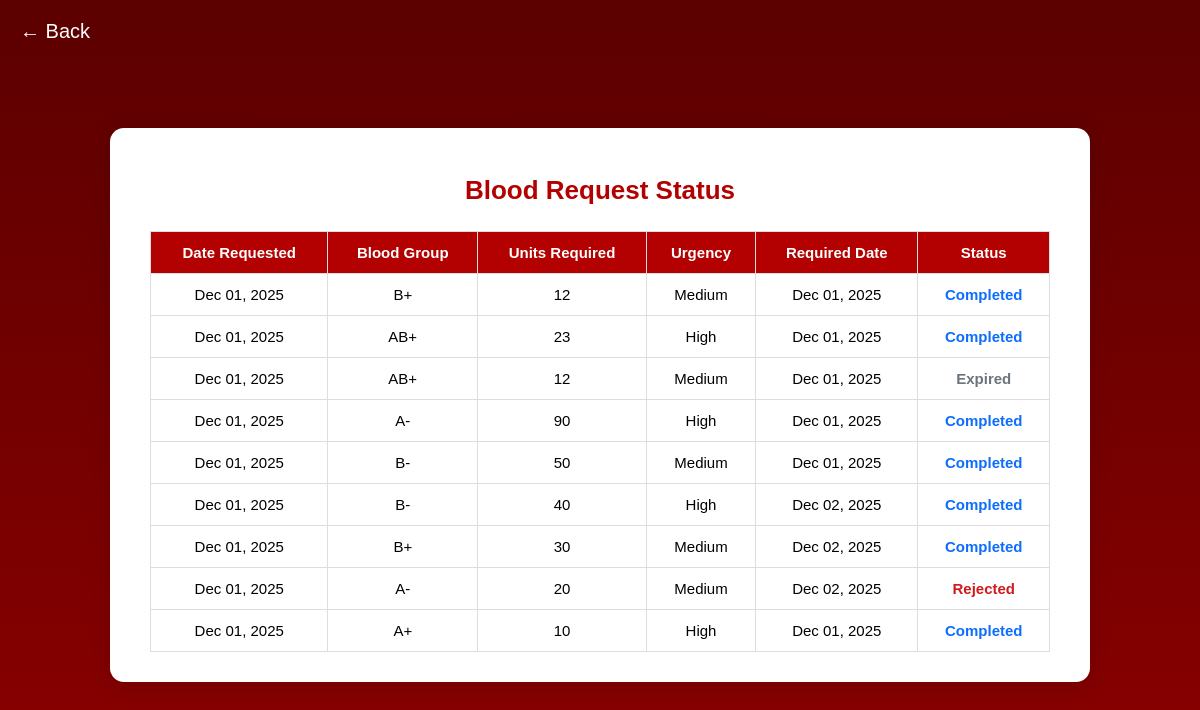
/recipient/recipient_blood_request_status/ (signed in), run on an earlier commit of the app's database.
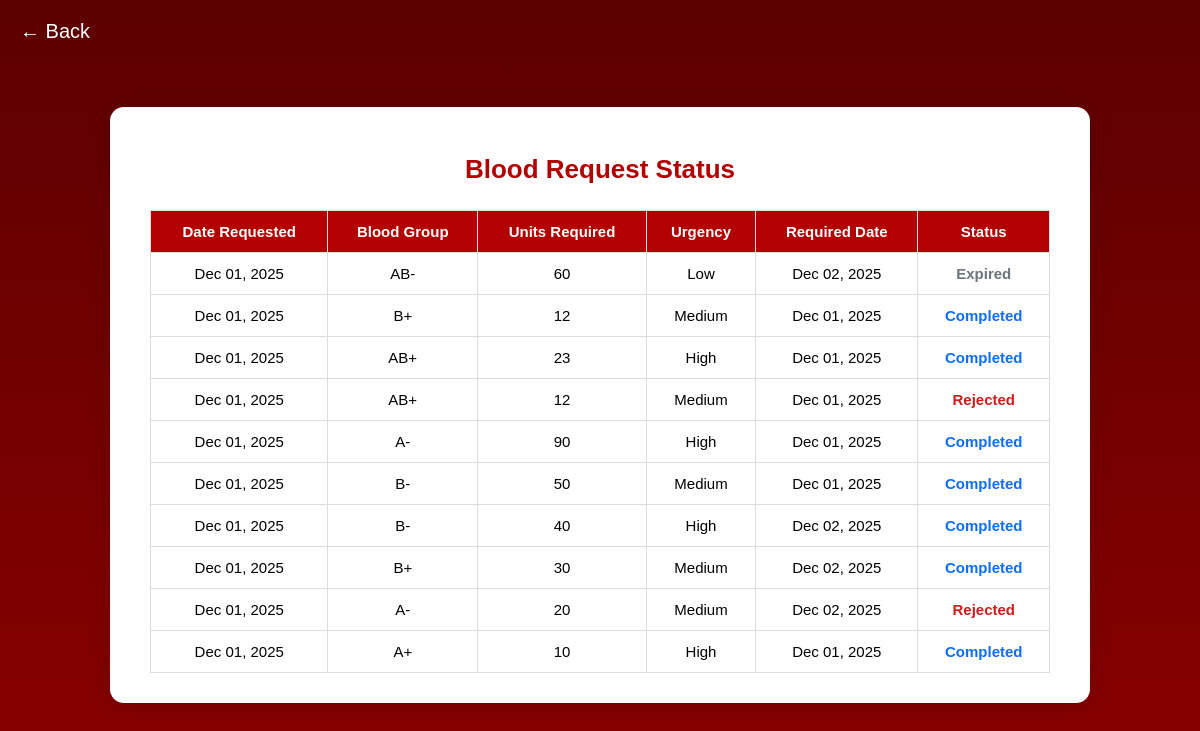
And on a later commit of the database.
### blood_bank_app/models.py (models this page shows, shortened)
class RecipientBloodRequest(models.Model):
    BLOOD_GROUP_CHOICES = [
        ('A+', 'A+'), ('A-', 'A-'),
        ('B+', 'B+'), ('B-', 'B-'),
        ('AB+', 'AB+'), ('AB-', 'AB-'),
        ('O+', 'O+'), ('O-', 'O-'),
    ]
    URGENCY_LEVEL_CHOICES = [
        ('High', 'High'),
        ('Medium', 'Medium'),
        ('Low', 'Low'),
    ]
    STATUS_CHOICES = [
        ('Pending', 'Pending'),
        ('Approved', 'Approved'),
        ('Rejected', 'Rejected'),
        ('Completed', 'Completed'),
        ('Expired', 'Expired'),
    ]
    recipient = models.ForeignKey(User, on_delete=models.CASCADE)
    blood_group = models.CharField(max_length=3, choices=BLOOD_GROUP_CHOICES)
    units = models.PositiveIntegerField()
    required_date = models.DateField()
    urgency = models.CharField(max_length=10, choices=URGENCY_LEVEL_CHOICES)
    status = models.CharField(max_length=20, choices=STATUS_CHOICES, default='Pending')  # ✅ Added
    created_at = models.DateTimeField(auto_now_add=True)

### blood_bank_app/views.py (the view)
# urls.py: path('recipient/recipient_blood_request_status/', views.recipient_blood_request_status, name='recipient_blood_request_status'),
@login_required
def recipient_blood_request_status(request):
    recipient = get_object_or_404(RecipientDetails, user=request.user)
    today = date.today()
    RecipientBloodRequest.objects.filter(
        recipient=request.user,
        status='Approved',
        required_date__lte=today
    ).update(status='Completed')
    RecipientBloodRequest.objects.filter(
        recipient=request.user,
        status='Pending',
        required_date__lt=today
    ).update(status='Expired')
    blood_requests = RecipientBloodRequest.objects.filter(
        recipient=request.user
    ).order_by('-created_at')
    return render(request, "recipient/recipient_blood_request_status.html", {
        "blood_requests": blood_requests,
    })

### blood_bank_app/templates/recipient/recipient_blood_request_status.html (shortened to what this page needs)
{% extends 'master.html' %}
{% load static %}
{% block content %}
<a href="javascript:history.back()" class="back-arrow">&#8592; Back</a>
<div class="notification-page">
  <div class="notification-container">
    <h1>Blood Request Status</h1>
    {% if blood_requests %}
      <table class="request-table">
        <thead>
          <tr>
            <th>Date Requested</th>
            <th>Blood Group</th>
            <th>Units Required</th>
            <th>Urgency</th>
            <th>Required Date</th>
            <th>Status</th>
          </tr>
        </thead>
        <tbody>
          {% for req in blood_requests %}
            <tr>
              <td>{{ req.created_at|date:"M d, Y" }}</td>
              <td>{{ req.blood_group }}</td>
              <td>{{ req.units }}</td>
              <td>{{ req.urgency }}</td>
              <td>{{ req.required_date|date:"M d, Y" }}</td>
              <td>
                {% if req.status|lower == 'completed' %}
                  <span class="status completed">Completed</span>
                {% elif req.status|lower == 'expired' %}
                  <span class="status expired">Expired</span>
                {% elif req.status|lower == 'pending' %}
                  <span class="status pending">Pending</span>
                {% elif req.status|lower == 'approved' %}
                  <span class="status approved">Approved</span>
                {% elif req.status|lower == 'rejected' %}
                  <span class="status rejected">Rejected</span>
                {% else %}
                  <span class="status unknown">{{ req.status }}</span>
                {% endif %}
              </td>
            </tr>
          {% endfor %}
        </tbody>
      </table>
    {% else %}
      <p class="no-notifications">No blood requests submitted yet.</p>
    {% endif %}
  </div>
</div>
{% endblock %}

What changed in the data, as far as the page shows it:
added RecipientBloodRequest: created_at "Dec 01, 2025", blood_group "AB-", units "60", urgency "Low", required_date "Dec 02, 2025", status "Expired"
changed RecipientBloodRequest (number 4 of 10 on the later page): status "Expired" → "Rejected"
